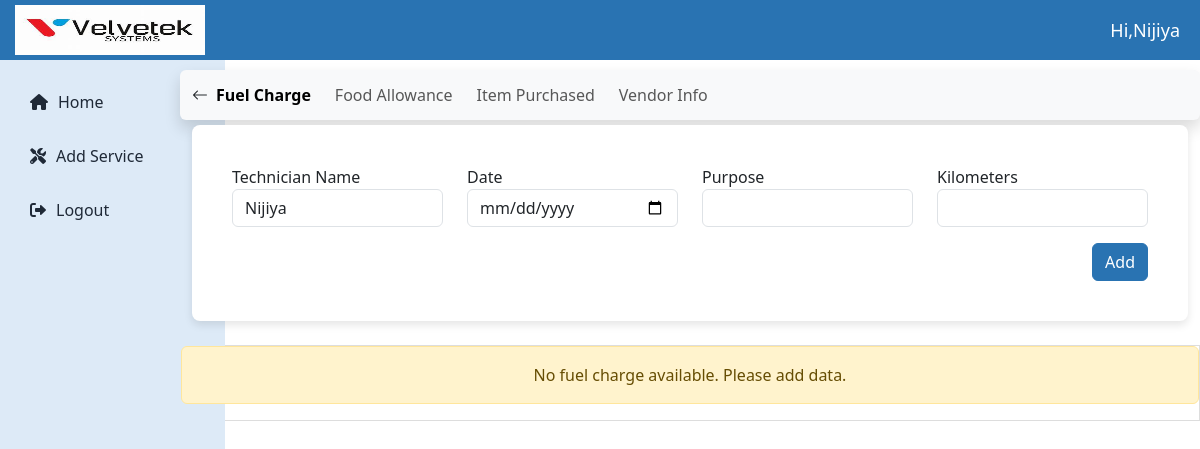
The app's page /technician/fuelcharge/26/ (signed in), older data.
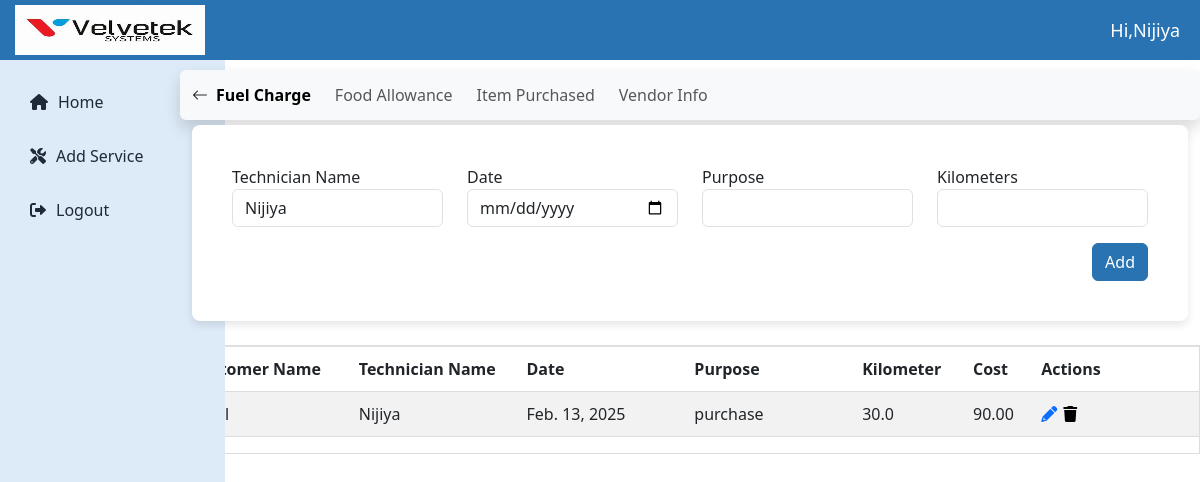
The same page, newer data.
### loginapp/models.py (models this page shows, shortened)
class CustomUser(AbstractUser):
    ROLE_CHOICES = (
        ('admin', 'Admin'),
        ('technician', 'Technician'),
        ('user', 'User'),
    )
    role = models.CharField(max_length=20, choices=ROLE_CHOICES, default='user')

### technicianapp/models.py (models this page shows)
class FuelCharge(models.Model):
    technician_name = models.CharField(max_length=100)
    date = models.DateField()
    purpose = models.TextField()
    kilometers = models.FloatField()
    cost = models.DecimalField(max_digits=10, decimal_places=2,default=0)
    apply = models.ForeignKey(Apply, on_delete=models.CASCADE,related_name='fuel_charges', blank=True,null=True)
    customer_name = models.CharField(max_length=225)
    issue = models.TextField()

### technicianapp/views.py (the view, shortened to what this page needs)
# urls.py: path('fuelcharge/<int:apply_id>/',views.fuelcharge,name='fuelcharge'),
def fuelcharge(request, apply_id):
    try:
        apply_instance = Apply.objects.get(id=apply_id)
    except Apply.DoesNotExist:
        messages.error(request, "Apply instance not found.")
        return redirect('apply_list')
    technician_name = request.user.get_full_name() or request.user.username
    fuel_charges = FuelCharge.objects.filter(apply=apply_instance)
    return render(request, 'fuelcharge.html', {
        'apply': apply_instance,
        'fuel_charges': fuel_charges,
        'technician_name': technician_name
    })

### templates/fuelcharge.html (shortened to what this page needs)
{% extends 'technician_dashboard.html' %}
{% block content %}
<div class="mt-0">
    <nav class="navbar navbar-expand-lg bg-light shadow rounded custom-navbar" style="max-width: 85%; margin-top: 5px; margin-left: auto;">
    <div class="container-fluid">
        <a class="nav-link d-none d-lg-block" href="{% url 'technician_dashboard' %}">
            <i class="bi bi-arrow-left"></i>
        </a>
        <div class="collapse navbar-collapse" id="vendorNav">
            <ul class="navbar-nav d-flex flex-wrap gap-2">
                <li class="nav-item">
                    <a class="nav-link {% if request.resolver_match.url_name == 'fuelcharge' %}fw-bold active{% endif %}" href="{% url 'fuelcharge' apply.id %}" data-title="Fuel Charge">Fuel Charge</a>
                </li>
                <li class="nav-item">
                    <a class="nav-link {% if request.resolver_match.url_name == 'food_allowance' %}fw-bold active{% endif %}" href="{% url 'food_allowance' apply.id %}" data-title="Food Allowance">Food Allowance</a>
                </li>
                <li class="nav-item">
                    <a class="nav-link {% if request.resolver_match.url_name == 'item_purchased' %}fw-bold active{% endif %}" href="{% url 'item_purchased' apply.id %}" data-title="Item Purchased">Item Purchased</a>
                </li>
                <li class="nav-item">
                    <a class="nav-link {% if request.resolver_match.url_name == 'vendor_info' %}fw-bold active{% endif %}" href="{% url 'vendor_info' apply.id %}" data-title="Vendor Info">Vendor Info</a>
                </li>
            </ul>
        </div>
    </div>
</nav>
  <div class="container custom-container" style="max-width: 85%; margin-top: 5px; margin-right: unset;">
    <div class="card p-4">
        <div class="card-body">
            <form action="{% url 'fuelcharge' apply.id %}" method="post">
                <div class="row">
                    <div class="col-md-3">
                        <label for="technician_name">Technician Name</label>
                        <input type="text" class="form-control" id="technician_name" name="technician_name" value="{{ technician_name }}" required />
                    </div>
                    <div class="col-md-3">
                        <label for="date">Date</label>
                        <input type="date" class="form-control" name="date" id="date" />
                    </div>
                    <div class="col-md-3">
                        <label for="purpose">Purpose</label>
                        <input type="text" class="form-control" id="purpose" name="purpose" />
                    </div>
                    <div class="col-md-3">
                        <label for="kilometers">Kilometers</label>
                        <input type="number" class="form-control" id="kilometers" name="kilometers" />
                    </div>
                </div>
                <div class="d-flex justify-content-end mt-3">
                    <button class="btn btn-primary" type="submit">Add</button>
                </div>
            </form>
        </div>
    </div>
</div>
</div>
                    <div class="table-responsive mt-4 "  style="max-width: 85%; margin-top: 5px; margin-left: auto;">
                      {% if fuel_charges %}
                        <table id="basic-datatables" class="table table-striped table-bordered">
                          <thead>
                            <tr>
                              <th scope="col">Customer Name</th>
                              <th scope="col">Technician Name</th>
                              <th scope="col">Date</th>
                              <th scope="col">Purpose</th>
                              <th scope="col">Kilometer</th>
                              <th scope="col">Cost</th>
                              <th scope="col">Actions</th>
                            </tr>
                          </thead>
                          {% for d in fuel_charges %}
                        <tr>
                            <td>{{ d.customer_name }}</td>
                            <td>{{ d.technician_name }}</td>
                            <td>{{ d.date }}</td>
                            <td>{{ d.purpose }}</td>
                            <td>{{ d.kilometers }}</td>
                            <td>{{ d.cost }}</td>
                            <td>
                    <div style="display: flex; align-items: center;">
                    <a href="{% url 'update_fuelcharge' d.id %}" class="edit-fuel-btn" data-bs-toggle="modal" data-bs-target="#updateFuelModal{{ d.id }}">
                        <i class="fa fa-pencil-alt" aria-hidden="true" title="Update"></i>
                    </a>
            <form action="{% url 'delete_fuelcharge' d.id %}" method="post" style="display: inline;">
                <button type="button" class="icon-link delete-icon" title="Delete" data-bs-toggle="modal" data-bs-target="#deleteFuelChargeModal{{ d.id }}">
                    <i class="fa fa-trash" aria-hidden="true"></i>
                </button>
            </form>
        </div>
    </td>
</tr>
                            {% endfor %}
                    </table>
                        {% else %}
<div class="alert alert-warning text-center">
    No fuel charge available. Please add data.
</div>
{% endif %}
                    </div>
{% endblock %}

### templates/technician_dashboard.html (shortened to what this page needs)
<!DOCTYPE html>
{% load static %}
<html lang="en">
<head>
  <link href="https://cdn.jsdelivr.net/npm/bootstrap-icons/font/bootstrap-icons.css" rel="stylesheet">
  <link href="https://cdn.jsdelivr.net/npm/bootstrap@5.3.0/dist/css/bootstrap.min.css" rel="stylesheet">
  <link href="https://cdn.jsdelivr.net/npm/lightbox2@2.11.3/dist/css/lightbox.min.css" rel="stylesheet">
  <link href="https://cdnjs.cloudflare.com/ajax/libs/font-awesome/6.0.0/css/all.min.css" rel="stylesheet">
  <link rel="stylesheet" href="{% static 'assets/css/admin_dashboard.css' %}">
</head>
<body>
  <div class="topbar">
    <div class="d-flex align-items-center">
      <a href="{% url 'admin_dashboard' %}" class="logo">
        <img src="{% static 'assets/img/velvetek.jpg' %}" alt="navbar brand" />
      </a>
    </div>
    <span class="admin-text">Hi,{{user.username}}</span>
  </div>
  <div class="sidebar">
    <a href="{% url 'technician_dashboard' %}"><i class="fas fa-home"></i> <span>Home</span></a>
    <a href="#" onclick="openModal()" ><i class="fas fa-tools" ></i><span>Add Service</span</a>
    <a href="{% url 'logout' %}"><i class="fas fa-sign-out-alt"></i> <span>Logout</span></a>
  </div>
  {% block content %}{% endblock %}
</body>
</html>

### static/assets/css/admin_dashboard.css (style rules this page uses)
:root { --primary-color: #2973B2; --secondary-color: #F3F4F6; --accent-color: #441172; --text-color: #1F2937; --white: #ffffff; --sidebar-color: #DDEAF7; }
.topbar { background-color: var(--primary-color); height: 60px; display: flex; justify-content: space-between; align-items: center; padding: 0 20px; padding-left: 15px; color: var(--white); margin-bottom: 10px; }
.topbar .logo img { height: 50px; width: 200px; padding-right: 10px; }
.topbar .admin-text { font-size: 18px; font-weight: 500; }
.sidebar { height: calc(100vh - 50px); width: 225px; background-color: var(--sidebar-color); color: var(--text-color); position: absolute; top: 60px; left: 0; padding: 20px 15px; display: flex; flex-direction: column; justify-content: flex-start; transition: left 0.3s ease; }
.sidebar a { text-decoration: none; color: var(--text-color); display: flex; align-items: center; padding: 10px 15px; margin-bottom: 10px; border-radius: 4px; transition: background-color 0.3s ease; }
.sidebar a i { margin-right: 10px; }
.card { border: none; border-radius: 8px; box-shadow: 0 4px 8px rgba(0, 0, 0, 0.1); transition: transform 0.2s ease, box-shadow 0.2s ease; }
.navbar { display: flex; position: relative; align-items: center; justify-content: space-between; background-color: var(--white); padding-top: 5px; padding-bottom: 5px; border-radius: 8px; box-shadow: 0 2px 4px rgba(0, 0, 0, 0.1); }
.btn-primary { background-color: var(--primary-color) !important; border-color: var(--primary-color) !important; color: #fff !important; }
.table-responsive { overflow-x: auto; overflow-y: auto; border: 1px solid #ddd; max-height: 485px; height: auto; transition: height 0.3s ease; }
.table { width: 100%; word-wrap: break-word; white-space: normal; table-layout: auto; border-collapse: collapse; }
.table th:nth-child(2), .table td:nth-child(2) { min-width: 100px !important; max-width: 150px !important; }
.table th:nth-child(3), .table td:nth-child(3) { min-width: 150px !important; max-width: 200px !important; }
.table th:nth-child(4), .table td:nth-child(4) { min-width: 150px !important; max-width: 150px !important; }
.table th:nth-child(7), .table td:nth-child(7) { min-width: 150px !important; max-width: 180px !important; }
.table th, .table td { padding: 10px !important; text-align: left !important; border-bottom: 1px solid #ddd !important; border-right: none !important; border-left: none !important; }
.icon-link { color: 2973B2; text-decoration: none; }
.delete-icon { background: none; border: none; cursor: pointer; }

### templates/fuelcharge.html (style rules this page uses)
.custom-navbar { width:1288px; margin-left: auto; margin-right: 0; }

Row changes from the older to the newer data that the page shows:
added FuelCharge: technician_name "Nijiya", date "Feb. 13, 2025", purpose "purchase", kilometers "30.0", cost "90.00"
Text that changed along with them:
text no longer shown: "No fuel charge available. Please add data."
text now shown: "Customer Name Technician Name Date Purpose Kilometer Cost Actions"
